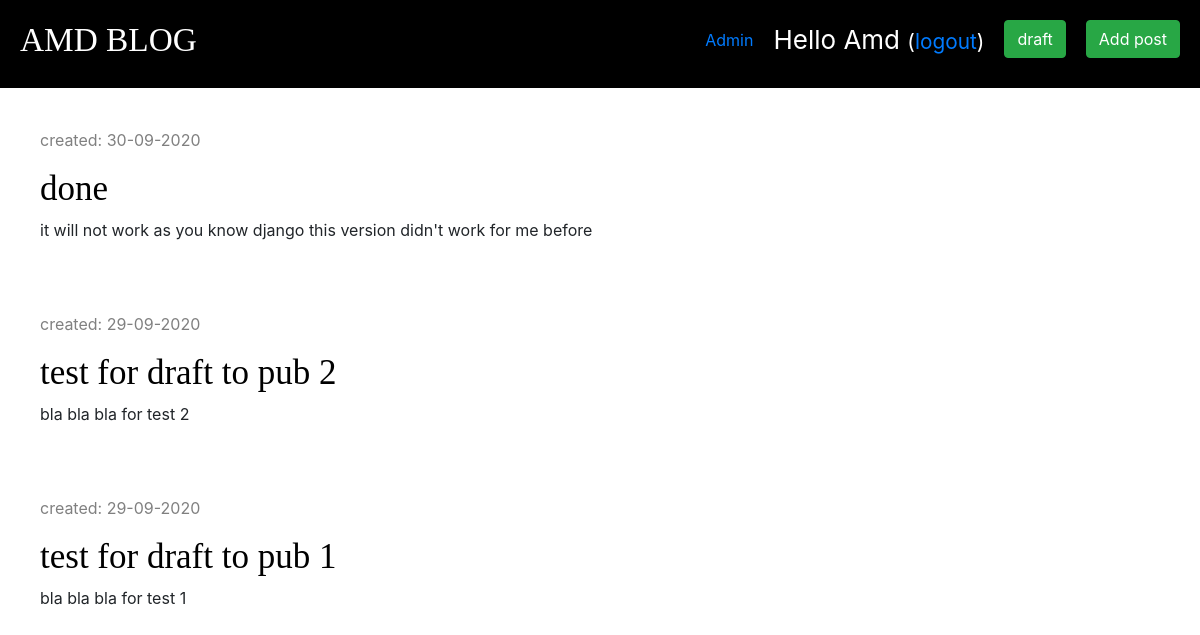
Page /drafts/ (signed in) on the committed database.
### blog/models.py (models this page shows, shortened)
class Post(models.Model):
    author = models.ForeignKey('auth.User', on_delete=models.CASCADE)
    title = models.CharField(max_length=200)
    text = models.TextField()
    created_date = models.DateTimeField(default=timezone.now)
    published_date = models.DateTimeField(blank=True, null=True)

### blog/views.py (the view)
# urls.py: path('drafts/', views.post_draft_list, name='post_draft_list'),
@login_required
def post_draft_list(request):
    posts = Post.objects.filter(published_date__isnull=True).order_by('-created_date')
    stuff_for_frontend = {'posts': posts}
    return render(request, 'blog/post_draft_list.html', stuff_for_frontend)

### blog/templates/blog/post_draft_list.html (shortened to what this page needs)
{% extends 'blog/base.html' %}
{% block content %}
    {% for post in posts %}
		<div class="post">
			<p class="date">created: {{ post.created_date|date:'d-m-Y' }}</p>
			<h1><a href="{% url 'post_detail' pk=post.pk %}">{{ post.title }}</a></h1>
			<p>{{ post.text|truncatechars:200 }}</p>
		</div>
	{% endfor %}
{% endblock content %}

### blog/templates/blog/base.html (shortened to what this page needs)
{% load staticfiles %}
<html lang="en">
<head>
    <link rel="stylesheet" href="https://stackpath.bootstrapcdn.com/bootstrap/4.5.2/css/bootstrap.min.css">
    <link rel="stylesheet" href="{% static "css/blog.css" %}">
    <link rel="stylesheet" href="//use.fontawesome.com/releases/v5.0.7/css/all.css">
</head>
<body>
    <div class="page-header">
        {% if user.is_authenticated %}
        <div class="new-post-button">
            <a href="post/new"><button class="btn btn-success">Add post</button></a>
        </div>
        <div class="post-draft-button">
            <a href="drafts/"><button class="btn btn-success">draft</button></a>
        </div>
        <class class="top_menu">
            <p class="top_menu_name">Hello {{ user.username }} <small>(<a href="{% url 'logout' %}">logout</a>)</small></p>
        </class>
        {% if user.is_superuser %}
            <div class="admin">
                <a href="/admin">Admin</a>
            </div>
        {% endif %}
        {% else %}
            <div class="login-button">
                <a href="accounts/login"><button class="fas fa-sign-in-alt fa-2x"></button></a>
            </div>
        {% endif %}
        <h1><a href="/">AMD BLOG</a></h1>
    </div>
    <div class="content-container">
        <div class="row">
            <div class="col-md-7">
                {% block content %}
                {% endblock %}
            </div>
        </div>
    </div>
</body>
</html>

### blog/static/css/blog.css (style rules this page uses)
.page-header { background-color: black; margin-top: 0; padding: 20px 20px 20px 20px; }
.page-header h1 a { color: white; font-size: 25pt; text-decoration: none; }
.content-container { margin-left: 40px; margin-top: 40px; }
h1, h2, h3, h4 { font-family: 'Tinos', serif; font-size: 35px; }
.date { color: grey; }
.post { margin-bottom: 70px; }
.post h1 a { color: black; }
.post-draft-button { float: right; margin-right: 20px; }
.new-post-button, .login-button { float: right; }
.top_menu { float: right; color: white; margin-right: 20px; font-size: 26px; }
.admin { margin-right: 20px; margin-top: 8px; float: right; }

### rows in the picture
Post: created_date "30-09-2020", title "done", text "it will not work as you know django this version didn't work for me before"
Post: created_date "29-09-2020", title "test for draft to pub 2", text "bla bla bla for test 2"
Post: created_date "29-09-2020", title "test for draft to pub 1", text "bla bla bla for test 1"

### other values in the picture
{{ user.username }} "Amd"
